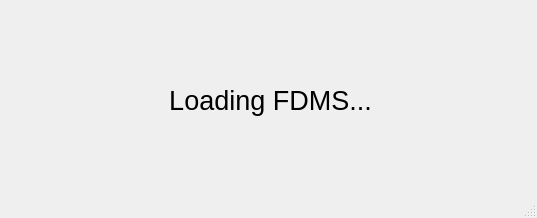
<?xml version="1.0" encoding="UTF-8"?>
<ui version="4.0">
 <class>wndSplash</class>
 <widget class="QMainWindow" name="wndSplash">
  <property name="geometry">
   <rect>
    <x>0</x>
    <y>0</y>
    <width>537</width>
    <height>218</height>
   </rect>
  </property>
  <property name="windowTitle">
   <string>MainWindow</string>
  </property>
  <widget class="QWidget" name="centralwidget">
   <widget class="QLabel" name="label">
    <property name="geometry">
     <rect>
      <x>10</x>
      <y>80</y>
      <width>521</width>
      <height>41</height>
     </rect>
    </property>
    <property name="font">
     <font>
      <pointsize>20</pointsize>
     </font>
    </property>
    <property name="text">
     <string>Loading FDMS...</string>
    </property>
    <property name="alignment">
     <set>Qt::AlignCenter</set>
    </property>
   </widget>
  </widget>
  <widget class="QStatusBar" name="statusbar"/>
 </widget>
 <resources/>
 <connections/>
</ui>
